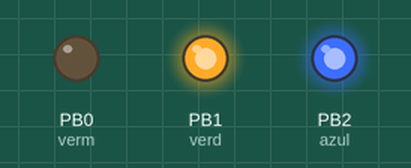
Recording of a sketch running on a simulated ATtiny85, built with avr-gcc and run on an emulated ATtiny85. Shown: output pins drawn as LEDs (lit = HIGH).

Above: at 0.1 s.
At 1.1 s:
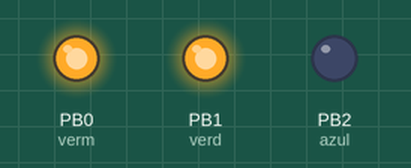
At 2.1 s:
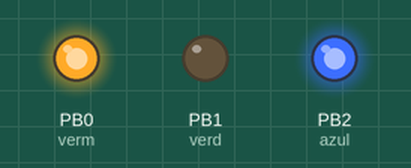
Timing chart, 0 to 3.6 s (numbered marks = the images above):
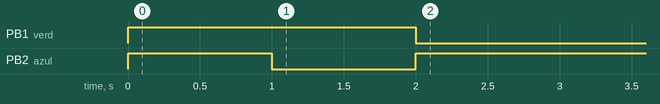

The sketch:

aula0_lilytiny.ino
```cpp
/*  Aula 0
 *
 *  Assunto : Estrutura de um programa arduino e Saídas Digitais
 *
 *  Placa : Lilytiny (versão do lilypad com Attiny85)
 *
 *  Objetivo :  estudar e brincar com a estrutura de um programa
 *              em arduino (Wiring) e descobrir como funcionam saídas
 *              digitais, utiliando um led RGB ÂNODO COMUM (! acende em 0 !)
 */

const int verm = 0 , verd=1 , azul=2;

void setup() {
  // put your setup code here, to run once:

  pinMode(verm, OUTPUT); // setei o pino 0 como saída
  pinMode(verd, OUTPUT); // setei o pino 1 como saída
  pinMode(azul, OUTPUT); // setei o pino 2 como saída

  digitalWrite(verm , 0);  //acende o led
  digitalWrite(azul , 1);  //apaga o led
  digitalWrite(verd , 1);  //apaga  o led

  delay(1000);             //espera 1000ms

  digitalWrite(verm , 1);  //apaga o led
  digitalWrite(azul , 0);  //acende o led
  digitalWrite(verd , 1);  //apaga o led

  delay(1000);             //espera 1000ms

  digitalWrite(verd , 0);  //acende o led
  digitalWrite(azul , 1); //apaga o led
  digitalWrite(verm , 1);  //apaga o led

   delay(1000);             //espera 100ms

}

void loop() {
  // put your main code here, to run repeatedly:


}
```
